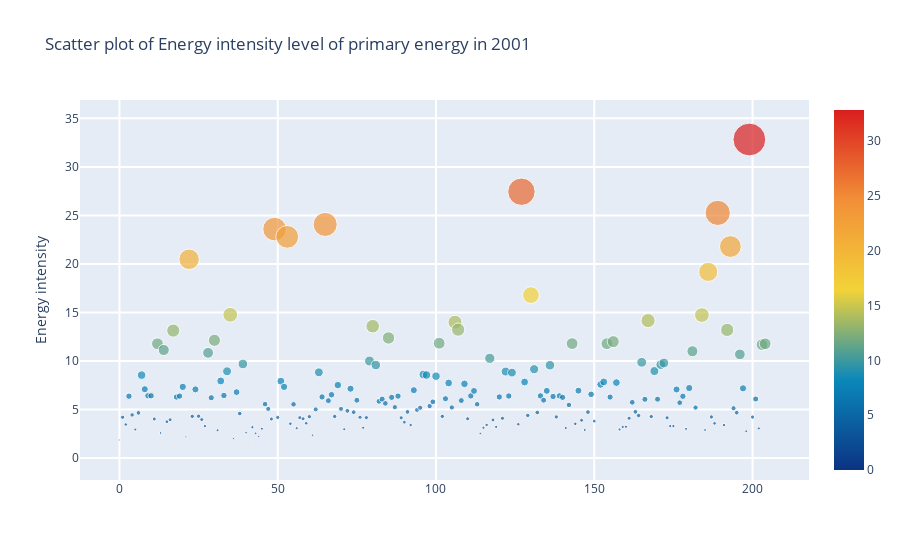

The notebook cell this image was saved under:
### Code cell
l=[]
trace0= go.Scatter(
        y= data['2001'],
        mode= 'markers',
        name='Energy intensity',
        marker= dict(size= data['2001'].values,
                    line= dict(width=1),
                    color= data['2001'].values,
                    opacity= 0.7,
                    colorscale='Portland',
                    showscale=True),
        text= data['GeoAreaName'].values) # The hover text goes here... 
l.append(trace0);

layout= go.Layout(
    title= 'Scatter plot of Energy intensity level of primary energy in 2001',
    hovermode= 'closest',
    xaxis= dict(
#        title= 'Pop',
        ticklen= 5,
        zeroline= False,
        gridwidth= 2,
    ),
    yaxis=dict(
        title= 'Energy intensity',
        ticklen= 5,
        gridwidth= 2,
    ),
    showlegend= False,
)
fig= go.Figure(data=l, layout=layout)
py.iplot(fig)

### Figure 1 — Plotly figure (JSON) as saved in the notebook; plotly's stock layout.template omitted (floating-point values rounded to 4 significant figures; data arrays with more than 128 entries replaced by an {"elided": "..."} marker saying what was removed)
{"data": [{"marker": {"color": {"elided": "205 float values"}, "colorscale": [[0, "rgb(12,51,131)"], [0.25, "rgb(10,136,186)"], [0.5, "rgb(242,211,56)"], [0.75, "rgb(242,143,56)"], [1, "rgb(217,30,30)"]], "line": {"width": 1}, "opacity": 0.7, "showscale": true, "size": {"elided": "205 float values"}}, "mode": "markers", "name": "Energy intensity", "text": {"elided": "205 str values"}, "type": "scatter", "y": {"elided": "205 float values"}}], "layout": {"hovermode": "closest", "showlegend": false, "title": {"text": "Scatter plot of Energy intensity level of primary energy in 2001"}, "xaxis": {"gridwidth": 2, "ticklen": 5, "zeroline": false}, "yaxis": {"gridwidth": 2, "ticklen": 5, "title": {"text": "Energy intensity"}}}}
